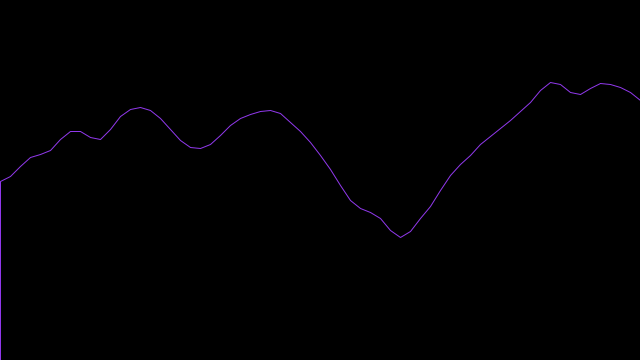
Frame 1 (no input)
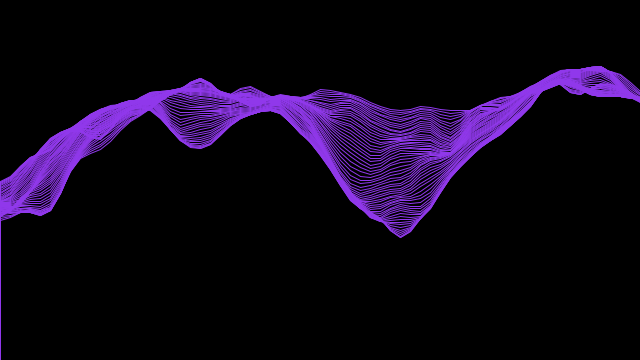
Frame 60 (the mouse pressed at the canvas centre just before this capture)
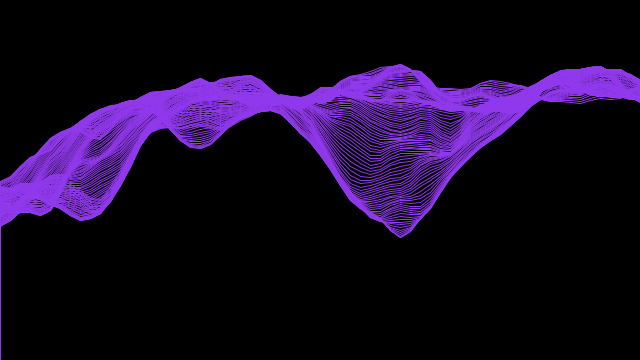
Frame 120 (the mouse held since frame 60 and released just before this capture)

The Processing sketch that drew these frames (run headless with seeded random() and noise(); from frame 60 on, the mouse is pressed at the canvas centre):

// Processing sketch: vertex
// ── vertex.pde
float yoff = 0.0;        // 2nd dimension of perlin noise

void setup() {
  size(640, 360);
  background(0);
}

void draw() {
  noFill();
  stroke(144, 56, 235);
  beginShape(); 
  
  float xoff = 0;       // Option #1: 2D Noise
  
  for (float x = 0; x <= width; x += 10) {
    float y = map(noise(xoff, yoff), 0, 1, 0,300); // Option #1: 2D Noise
   
    vertex(x, y); 
    // Increment x dimension for noise
    xoff += 0.05;
  }
  // increment y dimension for noise
  yoff += 0.01;
  for(int i = 0; i < 100; i+=10){
    vertex(width, height);
  }
  vertex(width, height);
  vertex(0, height);
  endShape(CLOSE);
}
